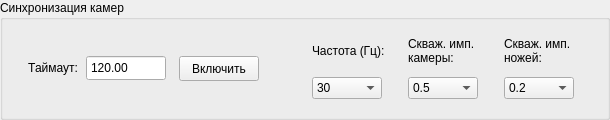
           <widget class="QGroupBox" name="Syncro">
            <property name="minimumSize">
             <size>
              <width>610</width>
              <height>120</height>
             </size>
            </property>
            <property name="maximumSize">
             <size>
              <width>610</width>
              <height>120</height>
             </size>
            </property>
            <property name="title">
             <string>Синхронизация камер</string>
            </property>
            <layout class="QHBoxLayout" name="horizontalLayout_5">
             <item>
              <widget class="QLabel" name="label_24">
               <property name="minimumSize">
                <size>
                 <width>62</width>
                 <height>0</height>
                </size>
               </property>
               <property name="maximumSize">
                <size>
                 <width>62</width>
                 <height>50</height>
                </size>
               </property>
               <property name="text">
                <string>Таймаут:</string>
               </property>
               <property name="alignment">
                <set>Qt::AlignRight|Qt::AlignTrailing|Qt::AlignVCenter</set>
               </property>
              </widget>
             </item>
             <item>
              <widget class="QDoubleSpinBox" name="ks_timeout">
               <property name="minimumSize">
                <size>
                 <width>80</width>
                 <height>26</height>
                </size>
               </property>
               <property name="maximumSize">
                <size>
                 <width>80</width>
                 <height>26</height>
                </size>
               </property>
               <property name="buttonSymbols">
                <enum>QAbstractSpinBox::NoButtons</enum>
               </property>
               <property name="maximum">
                <double>1800.000000000000000</double>
               </property>
               <property name="value">
                <double>120.000000000000000</double>
               </property>
              </widget>
             </item>
             <item>
              <spacer name="horizontalSpacer_8">
               <property name="orientation">
                <enum>Qt::Horizontal</enum>
               </property>
               <property name="sizeType">
                <enum>QSizePolicy::Minimum</enum>
               </property>
               <property name="sizeHint" stdset="0">
                <size>
                 <width>5</width>
                 <height>20</height>
                </size>
               </property>
              </spacer>
             </item>
             <item>
              <widget class="QPushButton" name="ks_start">
               <property name="minimumSize">
                <size>
                 <width>80</width>
                 <height>25</height>
                </size>
               </property>
               <property name="maximumSize">
                <size>
                 <width>80</width>
                 <height>25</height>
                </size>
               </property>
               <property name="text">
                <string>Включить</string>
               </property>
              </widget>
             </item>
             <item>
              <spacer name="horizontalSpacer_9">
               <property name="orientation">
                <enum>Qt::Horizontal</enum>
               </property>
               <property name="sizeType">
                <enum>QSizePolicy::Minimum</enum>
               </property>
               <property name="sizeHint" stdset="0">
                <size>
                 <width>45</width>
                 <height>20</height>
                </size>
               </property>
              </spacer>
             </item>
             <item>
              <layout class="QGridLayout" name="gridLayout_3">
               <property name="sizeConstraint">
                <enum>QLayout::SetDefaultConstraint</enum>
               </property>
               <item row="0" column="0">
                <widget class="QLabel" name="label_28">
                 <property name="minimumSize">
                  <size>
                   <width>90</width>
                   <height>0</height>
                  </size>
                 </property>
                 <property name="maximumSize">
                  <size>
                   <width>90</width>
                   <height>20</height>
                  </size>
                 </property>
                 <property name="text">
                  <string>Частота (Гц):</string>
                 </property>
                </widget>
               </item>
               <item row="0" column="1">
                <widget class="QLabel" name="label_29">
                 <property name="minimumSize">
                  <size>
                   <width>90</width>
                   <height>0</height>
                  </size>
                 </property>
                 <property name="maximumSize">
                  <size>
                   <width>90</width>
                   <height>50</height>
                  </size>
                 </property>
                 <property name="text">
                  <string>Скваж. имп. камеры:</string>
                 </property>
                 <property name="wordWrap">
                  <bool>true</bool>
                 </property>
                </widget>
               </item>
               <item row="0" column="2">
                <widget class="QLabel" name="label_30">
                 <property name="minimumSize">
                  <size>
                   <width>90</width>
                   <height>0</height>
                  </size>
                 </property>
                 <property name="maximumSize">
                  <size>
                   <width>90</width>
                   <height>50</height>
                  </size>
                 </property>
                 <property name="text">
                  <string>Скваж. имп. ножей:</string>
                 </property>
                 <property name="wordWrap">
                  <bool>true</bool>
                 </property>
                </widget>
               </item>
               <item row="1" column="0">
                <widget class="QComboBox" name="ks_frequency">
                 <property name="enabled">
                  <bool>true</bool>
                 </property>
                 <property name="minimumSize">
                  <size>
                   <width>70</width>
                   <height>0</height>
                  </size>
                 </property>
                 <property name="maximumSize">
                  <size>
                   <width>70</width>
                   <height>16777215</height>
                  </size>
                 </property>
                 <property name="currentText">
                  <string>30</string>
                 </property>
                 <property name="currentIndex">
                  <number>1</number>
                 </property>
                 <item>
                  <property name="text">
                   <string>20</string>
                  </property>
                 </item>
                 <item>
                  <property name="text">
                   <string>30</string>
                  </property>
                 </item>
                 <item>
                  <property name="text">
                   <string>40</string>
                  </property>
                 </item>
                </widget>
               </item>
               <item row="1" column="1">
                <widget class="QComboBox" name="ks_imp_c">
                 <property name="enabled">
                  <bool>true</bool>
                 </property>
                 <property name="minimumSize">
                  <size>
                   <width>70</width>
                   <height>0</height>
                  </size>
                 </property>
                 <property name="maximumSize">
                  <size>
                   <width>70</width>
                   <height>16777215</height>
                  </size>
                 </property>
                 <property name="font">
                  <font>
                   <kerning>true</kerning>
                  </font>
                 </property>
                 <property name="currentIndex">
                  <number>1</number>
                 </property>
                 <item>
                  <property name="text">
                   <string>0.2</string>
                  </property>
                 </item>
                 <item>
                  <property name="text">
                   <string>0.5</string>
                  </property>
                 </item>
                 <item>
                  <property name="text">
                   <string>0.8</string>
                  </property>
                 </item>
                </widget>
               </item>
               <item row="1" column="2">
                <widget class="QComboBox" name="ks_imp_k">
                 <property name="enabled">
                  <bool>true</bool>
                 </property>
                 <property name="minimumSize">
                  <size>
                   <width>70</width>
                   <height>0</height>
                  </size>
                 </property>
                 <property name="maximumSize">
                  <size>
                   <width>70</width>
                   <height>16777215</height>
                  </size>
                 </property>
                 <property name="currentIndex">
                  <number>0</number>
                 </property>
                 <item>
                  <property name="text">
                   <string>0.2</string>
                  </property>
                 </item>
                 <item>
                  <property name="text">
                   <string>0.5</string>
                  </property>
                 </item>
                 <item>
                  <property name="text">
                   <string>0.8</string>
                  </property>
                 </item>
                </widget>
               </item>
              </layout>
             </item>
            </layout>
           </widget>
